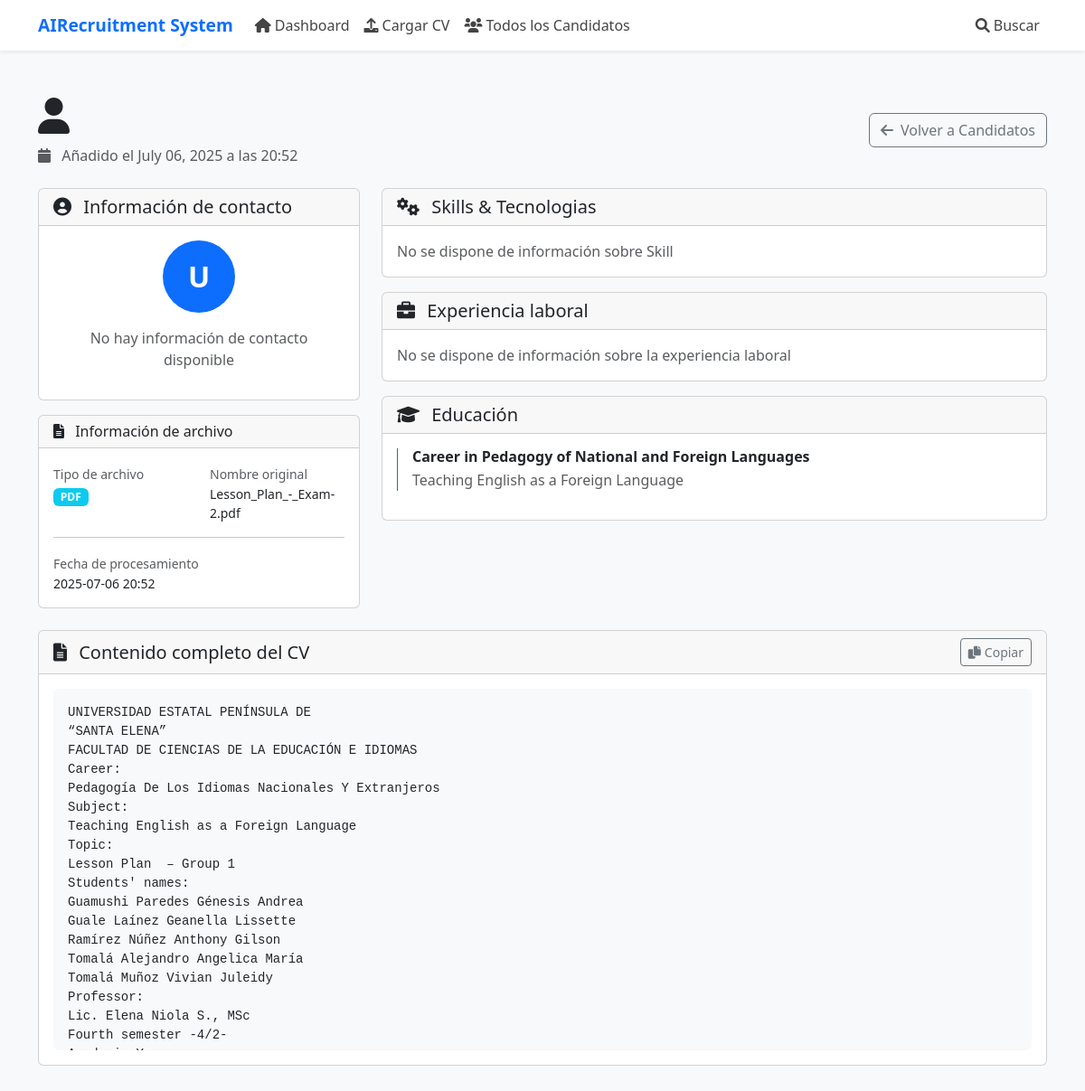
The app's page /candidate/8 with its own data.
### models.py (models this page shows, shortened)
class Candidate(db.Model):
    id = db.Column(db.Integer, primary_key=True)
    name = db.Column(db.String(200), nullable=False)
    email = db.Column(db.String(200))
    phone = db.Column(db.String(50))
    education = db.Column(db.Text)  # JSON string of education details
    experience = db.Column(db.Text)  # JSON string of experience details
    skills = db.Column(db.Text)  # JSON string of skills
    full_text = db.Column(db.Text, nullable=False)  # Complete CV text
    original_filename = db.Column(db.String(255), nullable=False)
    file_type = db.Column(db.String(10), nullable=False)  # pdf, docx, txt
    vision_analysis = db.Column(db.Text)  # JSON string from OpenAI Vision analysis
    text_embedding = db.Column(db.Text)  # JSON array of embedding vector
    languages = db.Column(db.Text)  # JSON string of languages
    certifications = db.Column(db.Text)  # JSON string of certifications
    summary = db.Column(db.Text)  # Professional summary
    created_at = db.Column(db.DateTime, default=datetime.utcnow)
    updated_at = db.Column(db.DateTime, default=datetime.utcnow, onupdate=datetime.utcnow)

### routes.py (the view)
@routes_bp.route('/candidate/<int:candidate_id>')
def view_candidate(candidate_id):
    try:
        candidate = db.session.get(Candidate, candidate_id)
        if not candidate:
            flash('Candidate not found', 'error')
            return redirect(url_for('routes.candidates'))
        return render_template('candidate_detail.html', candidate=candidate)
    except Exception as e:
        logger.error(f"Error fetching candidate {candidate_id}: {str(e)}")
        flash(f'Error fetching candidate: {str(e)}', 'error')
        return redirect(url_for('routes.candidates'))

### app.py (called while the page is built)
@app.template_filter('from_json')
def from_json_filter(value):
    try:
        if isinstance(value, str) and value.strip().startswith('['):
            return json.loads(value)
        return []
    except (json.JSONDecodeError, TypeError, ValueError):
        return []

### templates/candidate_detail.html (shortened to what this page needs)
{% extends "base.html" %}
{% block content %}
{% block extra_css %}
<link rel="stylesheet" href="{{ url_for('static', filename='css/candidates.css') }}">
{% endblock %}
<div class="row">
    <div class="col-12">
       <div class="d-flex flex-column flex-md-row justify-content-between align-items-start align-items-md-center gap-3 mb-4">
            <div>
                <h1 class="display-6">
                    <i class="fas fa-user me-3"></i>
                </h1>
                <p class="text-muted mb-0">
                    <i class="fas fa-calendar me-2"></i>
                      Añadido el {{ candidate.created_at.strftime('%B %d, %Y a las %H:%M') if candidate.created_at else 'Unknown date' }}
                </p>
            </div>
            <div class="profile-action-buttons">
                <a href="{{ url_for('routes.candidates') }}" class="btn btn-outline-secondary">
                    <i class="fas fa-arrow-left me-2"></i>Volver a Candidatos
                </a>
            </div>
        </div>
    </div>
</div>
<div class="row mb-4">
    <div class="col-md-4">
        <div class="card">
            <div class="card-header">
                <h5 class="card-title mb-0">
                    <i class="fas fa-user-circle me-2"></i>
                    Información de contacto
                </h5>
            </div>
            <div class="card-body">
                <div class="text-center mb-3">
                    <div class="bg-primary rounded-circle d-inline-flex align-items-center justify-content-center"
                         style="width: 80px; height: 80px;">
                        <span class="text-white fw-bold fs-2">
                            {{ candidate.name[0] if candidate.name else 'U' }}
                        </span>
                    </div>
                </div>
                <div class="text-center">
                    {% if not candidate.email and not candidate.phone %}
                        <p class="text-muted">No hay información de contacto disponible</p>
                    {% endif %}
                </div>
            </div>
        </div>
        <div class="card mt-3">
            <div class="card-header">
                <h6 class="card-title mb-0">
                    <i class="fas fa-file-alt me-2"></i>
                    Información de archivo
                </h6>
            </div>
            <div class="card-body">
                <div class="row">
                    <div class="col-6">
                        <small class="text-muted">Tipo de archivo</small>
                        <div>
                            <span class="badge bg-info text-uppercase">
                                {{ candidate.file_type }}
                            </span>
                        </div>
                    </div>
                    <div class="col-6">
                        <small class="text-muted">Nombre original</small>
                        <div class="small">
                            {{ candidate.original_filename if candidate.original_filename else 'Unknown' }}
                        </div>
                    </div>
                </div>
                <hr>
                <div>
                    <small class="text-muted">Fecha de procesamiento</small>
                    <div class="small">
                        {{ candidate.created_at.strftime('%Y-%m-%d %H:%M') if candidate.created_at else 'Unknown' }}
                    </div>
                </div>
            </div>
        </div>
    </div>
    <div class="col-md-8">
        <div class="card mb-3">
            <div class="card-header">
                <h5 class="card-title mb-0">
                    <i class="fas fa-cogs me-2"></i>
                    Skills & Tecnologias
                </h5>
            </div>
            <div class="card-body">
                {% if candidate.skills %}
                    {% set skills_list = candidate.skills|from_json if candidate.skills.startswith('[') else candidate.skills.split(',') %}
                    {% if skills_list %}
                        <div class="d-flex flex-wrap gap-2">
                            {% for skill in skills_list %}
                                <span class="badge bg-secondary">{{ skill|trim }}</span>
                            {% endfor %}
                        </div>
                    {% else %}
                        <p class="text-muted mb-0">No se dispone de información sobre Skill</p>
                    {% endif %}
                {% else %}
                    <p class="text-muted mb-0">No se dispone de información sobre Skill</p>
                {% endif %}
            </div>
        </div>
        <div class="card mb-3">
            <div class="card-header">
                <h5 class="card-title mb-0">
                    <i class="fas fa-briefcase me-2"></i>
                    Experiencia laboral
                </h5>
            </div>
            <div class="card-body">
                {% if candidate.experience %}
                    {% set exp_data = candidate.experience %}
                    {% if exp_data.startswith('[') %}
                        {% set exp_list = exp_data|from_json %}
                        {% if exp_list %}
                            {% for exp in exp_list %}
                                <div class="border-start border-primary ps-3 mb-3">
                                    <h6 class="fw-bold mb-1">{{ exp.title if exp.title else 'Position' }}</h6>
                                    {% if exp.company %}
                                        <p class="text-muted mb-2">{{ exp.company }}</p>
                                    {% endif %}
                                    {% if exp.details %}
                                        <p class="small mb-0">{{ exp.details }}</p>
                                    {% endif %}
                                </div>
                            {% endfor %}
                        {% else %}
                            <p class="text-muted mb-0">No se dispone de información sobre la experiencia laboral</p>
                        {% endif %}
                    {% else %}
                        <div class="border-start border-primary ps-3">
                            <p class="mb-0">{{ exp_data }}</p>
                        </div>
                    {% endif %}
                {% else %}
                    <p class="text-muted mb-0">No se dispone de información sobre la experiencia laboral</p>
                {% endif %}
            </div>
        </div>
        <div class="card">
            <div class="card-header">
                <h5 class="card-title mb-0">
                    <i class="fas fa-graduation-cap me-2"></i>
                    Educación
                </h5>
            </div>
            <div class="card-body">
                {% if candidate.education %}
                    {% set edu_data = candidate.education %}
                    {% if edu_data.startswith('[') %}
                        {% set edu_list = edu_data|from_json %}
                        {% if edu_list %}
                            {% for edu in edu_list %}
                                <div class="border-start border-success ps-3 mb-3">
                                    <h6 class="fw-bold mb-1">{{ edu.degree if edu.degree else 'Degree' }}</h6>
                                    {% if edu.field %}
                                        <p class="text-muted mb-2">{{ edu.field }}</p>
                                    {% endif %}
                                </div>
                            {% endfor %}
                        {% else %}
                            <p class="text-muted mb-0">No se dispone de información sobre educación</p>
                        {% endif %}
                    {% else %}
                        <div class="border-start border-success ps-3">
                            <p class="mb-0">{{ edu_data }}</p>
                        </div>
                    {% endif %}
                {% else %}
                    <p class="text-muted mb-0">No se dispone de información sobre educación</p>
                {% endif %}
            </div>
        </div>
    </div>
</div>
<div class="row mt-4">
    <div class="col-12">
        <div class="card">
            <div class="card-header d-flex justify-content-between align-items-center">
                <h5 class="card-title mb-0">
                    <i class="fas fa-file-text me-2"></i>
                    Contenido completo del CV
                </h5>
                <button type="button" class="btn btn-sm btn-outline-secondary" onclick="copyToClipboard(document.getElementById('fullText').textContent)">
                    <i class="fas fa-copy me-1"></i>Copiar
                </button>
            </div>
            <div class="card-body">
                <div class="bg-light p-3 rounded" style="max-height: 400px; overflow-y: auto;">
                    <pre id="fullText" class="mb-0" style="white-space: pre-wrap; word-wrap: break-word;">{{ candidate.full_text }}</pre>
                </div>
            </div>
        </div>
    </div>
</div>
{% endblock %}

### static/css/style.css (style rules this page uses)
body { font-family: "Segoe UI", sans-serif; background-color: #f8f9fa; }

### records on screen
Candidate: created_at "July 06, 2025 a las 20:52", name "U", file_type "PDF", original_filename "Lesson_Plan_-_Exam-2.pdf", created_at "2025-07-06 20:52", full_text "UNIVERSIDAD ESTATAL PENÍNSULA DE “SANTA ELENA” FACULTAD DE CIENCIAS DE LA EDUCACIÓN E IDIOMAS Career: Pedagogía De Los Idiomas Nacionales Y Extranjeros Subject: Teaching English as a Foreign Language Topic: Lesson Plan – Group 1 Students' names: Guamushi Paredes Génesis Andrea Guale Laínez Geanella Lissette Ramírez Núñez Anthony Gilson Tomalá Alejandro Angelica María Tomalá Muñoz Vivian Juleidy Professor: Lic. Elena Niola S., MSc Fourth semester -4/2-…"

### other values on screen
{{ edu.degree if edu.degree else 'Degree' }} "Career in Pedagogy of National and Foreign Languages"
{{ edu.field }} "Teaching English as a Foreign Language"
